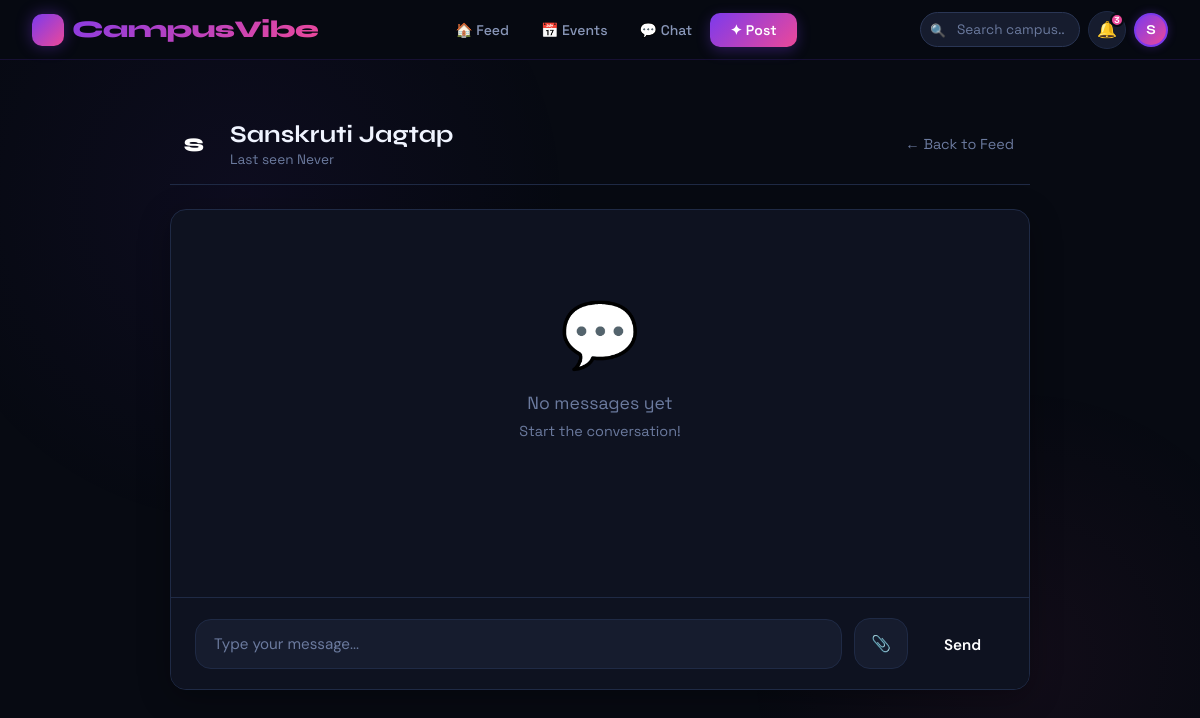
Before: /chat/private/2/ (signed in) with the older database file.
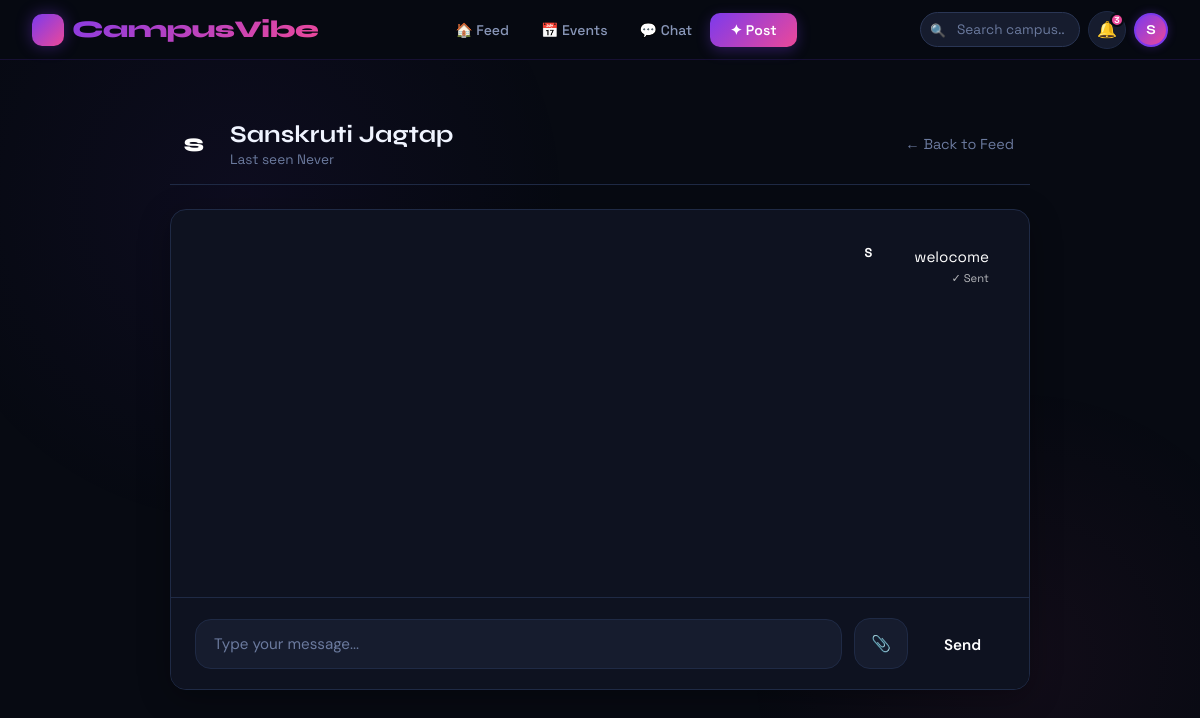
After: the same page with the newer database file.
### chat/models.py (models this page shows)
class Message(models.Model):
    sender = models.ForeignKey(User, related_name="sender", on_delete=models.CASCADE)
    receiver = models.ForeignKey(User, related_name="receiver", on_delete=models.CASCADE, null=True, blank=True)
    text = models.TextField(blank=True)
    image = models.TextField(blank=True)
    is_seen = models.BooleanField(default=False)
    group_name = models.CharField(max_length=100, null=True, blank=True)
    created_at = models.DateTimeField(auto_now_add=True)

### chat/views.py (the view)
@login_required
def private_chat(request, user_id):
    other_user = User.objects.get(id=user_id)
    ids = sorted([
        request.user.id,
        other_user.id
    ])
    room = f"private_{ids[0]}_{ids[1]}"
    messages = Message.objects.filter(
        group_name=room
    ).order_by("created_at")
    is_online = False
    last_seen = None
    try:
        status = UserStatus.objects.get(user=other_user)
        is_online = status.is_online
        last_seen = status.last_seen
    except UserStatus.DoesNotExist:
        pass
    return render(
        request,
        "chat/private_chat.html",
        {
            "room": room,
            "messages": messages,
            "other_user": other_user,
            "is_online": is_online,
            "last_seen": last_seen,
        }
    )

### chat/templates/chat/private_chat.html (shortened to what this page needs)
{% extends 'index.html' %}
{% load static %}
{% block content %}
<div class="chat-page">
    <div class="chat-header">
        <div class="chat-room-info">
            <div class="room-avatar">{{ other_user.username|first|upper }}</div>
            <div class="room-details">
                <h1>{{ other_user.username|title }}</h1>
                <div class="room-status{% if is_online %} status-online{% endif %}">
                    {% if is_online %}
                        🟢 Online
                    {% else %}
                        Last seen {{ last_seen|default:"Never" }}
                    {% endif %}
                </div>
            </div>
        </div>
        <a href="/feed/" class="back-link">
            ← Back to Feed
        </a>
    </div>
    <div class="chat-container">
        <div id="chat-messages" class="chat-messages">
            {% for msg in messages %}
            <div class="message{% if msg.sender == request.user %} own{% endif %}">
                <div class="message-content">
                    <div class="message-text">{{ msg.text }}</div>
                    {% if msg.sender == request.user %}
                    <div class="message-status">
                        {% if msg.is_seen %}✓✓ Seen{% else %}✓ Sent{% endif %}
                    </div>
                    {% endif %}
                </div>
                {% if msg.sender == request.user %}
                <div class="message-avatar">{{ request.user.username|first|upper }}</div>
                {% endif %}
            </div>
            {% empty %}
            <div class="empty-chat">
                <div class="empty-chat-icon">💬</div>
                <div class="empty-chat-text">No messages yet</div>
                <div class="empty-chat-subtext">Start the conversation!</div>
            </div>
            {% endfor %}
        </div>
        <div id="typing-indicator" class="typing-indicator"></div>
        <div class="chat-input-area">
            <div class="input-group">
                <textarea
                    id="message-input"
                    class="message-input"
                    placeholder="Type your message..."
                    rows="1"
                    onkeydown="handleKeyPress(event)"
                ></textarea>
                <label for="image-input" class="file-label">
                    📎
                </label>
                <button onclick="sendMsg()" class="send-btn">
                    Send
                </button>
            </div>
        </div>
    </div>
</div>
{% endblock %}

### app/templates/index.html (shortened to what this page needs)
<!DOCTYPE html>
<html lang="en">
<head>
</head>
<body>
<nav class="top-nav">
    <a href="/" class="nav-logo">
        <span class="nav-logo-icon">🎓</span>
        CampusVibe
    </a>
    <div class="nav-links-desktop">
        {% if user.is_authenticated %}
            <a href="/feed/" id="nav-feed">🏠 Feed</a>
            <a href="/event/" id="nav-events">📅 Events</a>
            <a href="/chat/" id="nav-chat">💬 Chat</a>
            <a href="/create-post/" class="btn nav-cta-btn">✦ Post</a>
        {% else %}
            <a href="/">Home</a>
            <a href="/register/" class="btn nav-cta-btn">Join Free →</a>
            <a href="/login/">Sign in</a>
        {% endif %}
    </div>
    <div class="nav-right">
        {% if user.is_authenticated %}
            <div class="nav-search-wrap">
                <span class="nav-search-icon">🔍</span>
                <form method="GET" action="/feed/">
                    <input class="nav-search-input" type="text" name="q" placeholder="Search campus..." value="{{ request.GET.q|default:'' }}">
                </form>
            </div>
            <a href="/notifications/" class="nav-icon-btn" title="Notifications">
                🔔
                <span class="notif-badge">3</span>
            </a>
            <a href="/profile/" class="nav-avatar">
                {{ user.username|first|upper }}
            </a>
        {% else %}
            <a href="/login/" class="btn btn-ghost btn-sm">Sign in</a>
        {% endif %}
    </div>
</nav>
<div class="page">
    {% block content %}
    {% endblock %}
</div>
</body>
</html>

Changed rows visible on the page:
added Message: text "welocome", is_seen "✓ Sent", {{ request.user.username|first|upper }} "S"
Other visible differences:
text no longer shown: "💬 No messages yet Start the conversation!"
